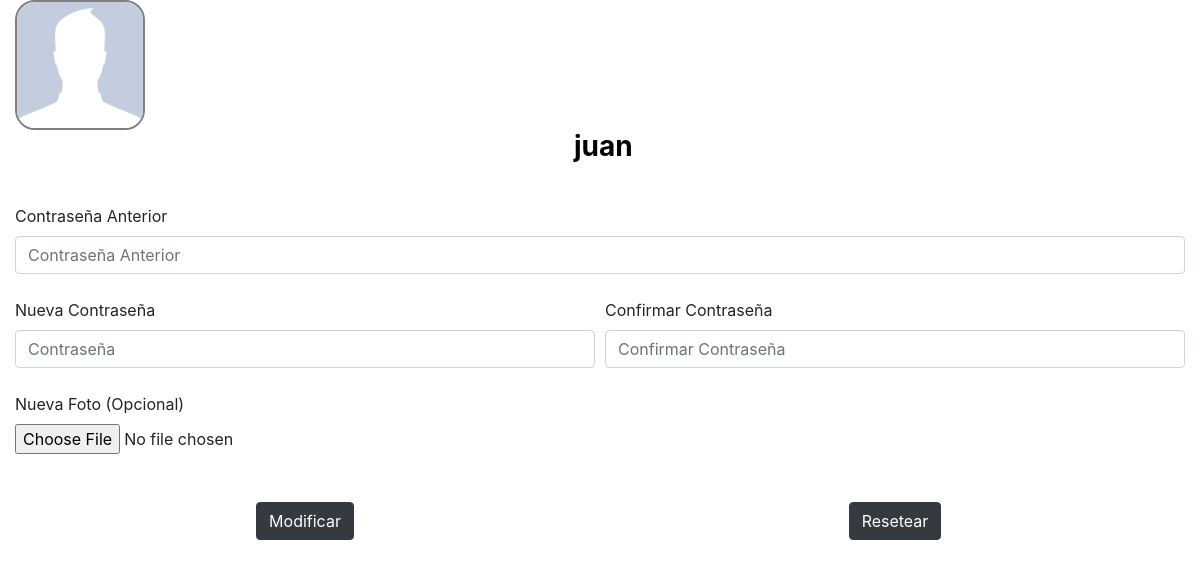
The page /vistas/formModificarUsuarios.php (signed in) on the database as committed earlier.
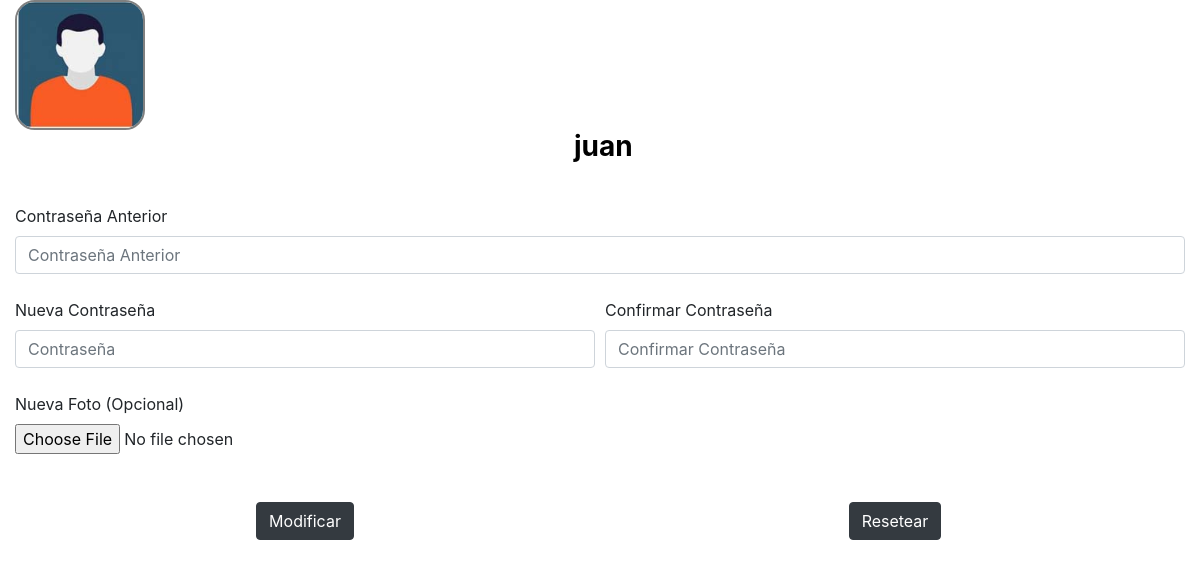
The same page on the database as committed later.
### tables this page shows
CREATE TABLE `usuario` (
  `username` varchar(255) NOT NULL,
  `password` varchar(255) NOT NULL,
  `avatar` varchar(255) NOT NULL,
  `rol` varchar(255) NOT NULL,
  `userid` int(11) NOT NULL
);

### modelos/clsConexion.php (called while the page is built, shortened)
<?php
	class clsConexion{
		private $conexion;
		public function __construct(){
			$this->servidor = "localhost";
			$this->usuario = "root";
			$this->clave = "";
			$this->base = "bdsistema";
			$this->conexion = new mysqli($this->servidor, $this->usuario, $this->clave, $this->base);
			$this->conexion->set_charset("utf8");
		}
		public function ejecutarConsulta($sql){
			$contenedor = $this->conexion->query($sql);
			return $contenedor->fetch_all();
		}
	}
?>

### vistas/formModificarUsuarios.php (the view, shortened to what this page needs)
<?php
	require_once'../modelos/clsConexion.php';
	require_once('scripts.php');
$idFoto=$_SESSION['id'];
?>
<!DOCTYPE html>
<html>
<head>
</head>
<body>
	<div class="container-fluid">
		<div class="row">
			<div class="col-xs-12 col-sm-12 col-md-12 ">
				<div class="row">
					<div id="contenedorForm" class="col-xs-12 col-sm-12 col-md-12 col-lg-12">
						<form id="formUsuarios" action="../controladores/Usuario.controlador.php?a=edit" method="POST" enctype="multipart/form-data">
					<div class="full-box dashboard-sideBar-UserInfo" style="color: black">
					<figure class="full-box">
						<?php
							$con = new clsConexion();
							$contenedor = $con->ejecutarConsulta("SELECT avatar, username, password, userid from usuario where userid='$idFoto'");
							$salida = "<tbody id='cuerpoTabla' > ";
						foreach($contenedor as $fila):
							$salida .= "<tr>".
							"<td><img alt='UserIcon' style=' width: 130px; height: 130px;  border-radius:20px; border: 2.5px solid gray; margin: auto;' src='userpics/". $fila[0] ."'>	</td>".
							"<td><br> <figcaption class='text-center text-titles'><h3><b> &nbsp". $fila[1] ." </b></h3></figcaption> </td>".
								"</figure>
								</div>".
							"<td>
								<div class='form-row'>
								    <div class='col-md-12'>
								    	<br>
								      	<label style='text-align: center;' for='txtContraAnterior'>Contraseña Anterior</label>
								      	<input placeholder='Contraseña Anterior' type='password' class='form-control' id='txtContraAnterior' name='contraAnterior'>
								      	<div id='mensajeContraAnterior' class=''></div>
								    </div>
								    <div class='col-md-6'>
								    	<br>
								      	<label for='txtPassword'>Nueva Contraseña</label>
								      	<input placeholder='Contraseña' type='password' class='form-control' id='txtPassword' name='password'>
								      	<div id='mensajePassword' class=''></div>
								    </div>
								    <div class='col-md-6'>
								    	<br>
								      	<label for='txtConfirmPassword'>Confirmar Contraseña</label>
								      	<input placeholder='Confirmar Contraseña' type='password' class='form-control' id='txtConfirmPassword' name='confirmPassword'>
								      	<div id='mensajeConfirmPassword' class=''></div>
								    </div>
								    <div class='col-md-12'>
								    	<br>
								      	<label for='txtAvatar'>Nueva Foto (Opcional)</label><br>
								      	<input type='file'  id='avatar' name='avatar' value=". $fila[0] .">
								    </div>
					  			</div>
							</td>".
							"<td>  <div hidden class='form-group col-md-6'><br> <input class='form-control' name='defecto' value=". $fila[0] ."></div></td>".
							"<td>  <div hidden class='form-group col-md-6'><br> <input class='form-control' name='userid' value=". $fila[3] ."></div></td>".
							"</tr>";
						endforeach;
						$salida.= "</tbody>";
						echo $salida;
						?>
							<br><br>
							<div class="form-row">
								<div style="text-align: center;" class="form-group col-xs-6 col-sm-6 col-md-6">
									<input type="submit" class="btn btn-dark" name="enviar" value="Modificar">
								</div>
								<div style="text-align: center;" class="form-group col-xs-6 col-sm-6 col-md-6">
									<input id="resetear" type="reset" class="btn btn-dark" name="borrar" value="Resetear">
								</div>
							</div>
						</form><br>
					</div>
				</div>
			</div>
		</div>
	</div>
</body>
</html>

### vistas/scripts.php (shortened to what this page needs)
<link rel="stylesheet" type="text/css" href="../plugins/bootstrap/bootstrap.min.css">
<link rel="stylesheet" type="text/css" href="../plugins/fontawesome/css/all.min.css">
<link rel="stylesheet" type="text/css" href="../css/sweetalert2.min.css">

Rows that differ between the two databases and show on the page:
changed usuario "juan": avatar: a different picture
